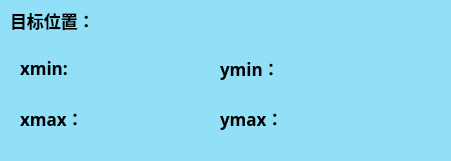
   <widget class="QFrame" name="frame_11">
    <property name="geometry">
     <rect>
      <x>10</x>
      <y>520</y>
      <width>451</width>
      <height>161</height>
     </rect>
    </property>
    <property name="styleSheet">
     <string notr="true">background-color: rgba(146,224,247);
border-radius: 15px;
</string>
    </property>
    <property name="frameShape">
     <enum>QFrame::StyledPanel</enum>
    </property>
    <property name="frameShadow">
     <enum>QFrame::Raised</enum>
    </property>
    <widget class="QFrame" name="frame_12">
     <property name="geometry">
      <rect>
       <x>10</x>
       <y>40</y>
       <width>431</width>
       <height>111</height>
      </rect>
     </property>
     <property name="styleSheet">
      <string notr="true">backgroubackground-color: rgba(254,240,240);
border-radius: 15px;
</string>
     </property>
     <property name="frameShape">
      <enum>QFrame::StyledPanel</enum>
     </property>
     <property name="frameShadow">
      <enum>QFrame::Raised</enum>
     </property>
     <widget class="QWidget" name="layoutWidget">
      <property name="geometry">
       <rect>
        <x>10</x>
        <y>10</y>
        <width>161</width>
        <height>37</height>
       </rect>
      </property>
      <layout class="QHBoxLayout" name="horizontalLayout">
       <item>
        <widget class="QLabel" name="label_6">
         <property name="font">
          <font>
           <family>微软雅黑</family>
           <pointsize>13</pointsize>
           <weight>50</weight>
           <bold>false</bold>
          </font>
         </property>
         <property name="text">
          <string>&lt;html&gt;&lt;head/&gt;&lt;body&gt;&lt;p&gt;&lt;span style=&quot; font-weight:600;&quot;&gt;xmin:&lt;/span&gt;&lt;/p&gt;&lt;/body&gt;&lt;/html&gt;</string>
         </property>
        </widget>
       </item>
       <item>
        <widget class="QLabel" name="label_xmin">
         <property name="palette">
          <palette>
           <active>
            <colorrole role="WindowText">
             <brush brushstyle="SolidPattern">
              <color alpha="255">
               <red>0</red>
               <green>0</green>
               <blue>0</blue>
              </color>
             </brush>
            </colorrole>
            <colorrole role="Button">
             <brush brushstyle="SolidPattern">
              <color alpha="255">
               <red>146</red>
               <green>224</green>
               <blue>247</blue>
              </color>
             </brush>
            </colorrole>
            <colorrole role="Base">
             <brush brushstyle="SolidPattern">
              <color alpha="255">
               <red>146</red>
               <green>224</green>
               <blue>247</blue>
              </color>
             </brush>
            </colorrole>
            <colorrole role="Window">
             <brush brushstyle="SolidPattern">
              <color alpha="255">
               <red>146</red>
               <green>224</green>
               <blue>247</blue>
              </color>
             </brush>
            </colorrole>
           </active>
           <inactive>
            <colorrole role="WindowText">
             <brush brushstyle="SolidPattern">
              <color alpha="255">
               <red>0</red>
               <green>0</green>
               <blue>0</blue>
              </color>
             </brush>
            </colorrole>
            <colorrole role="Button">
             <brush brushstyle="SolidPattern">
              <color alpha="255">
               <red>146</red>
               <green>224</green>
               <blue>247</blue>
              </color>
             </brush>
            </colorrole>
            <colorrole role="Base">
             <brush brushstyle="SolidPattern">
              <color alpha="255">
               <red>146</red>
               <green>224</green>
               <blue>247</blue>
              </color>
             </brush>
            </colorrole>
            <colorrole role="Window">
             <brush brushstyle="SolidPattern">
              <color alpha="255">
               <red>146</red>
               <green>224</green>
               <blue>247</blue>
              </color>
             </brush>
            </colorrole>
           </inactive>
           <disabled>
            <colorrole role="WindowText">
             <brush brushstyle="SolidPattern">
              <color alpha="255">
               <red>120</red>
               <green>120</green>
               <blue>120</blue>
              </color>
             </brush>
            </colorrole>
            <colorrole role="Button">
             <brush brushstyle="SolidPattern">
              <color alpha="255">
               <red>146</red>
               <green>224</green>
               <blue>247</blue>
              </color>
             </brush>
            </colorrole>
            <colorrole role="Base">
             <brush brushstyle="SolidPattern">
              <color alpha="255">
               <red>146</red>
               <green>224</green>
               <blue>247</blue>
              </color>
             </brush>
            </colorrole>
            <colorrole role="Window">
             <brush brushstyle="SolidPattern">
              <color alpha="255">
               <red>146</red>
               <green>224</green>
               <blue>247</blue>
              </color>
             </brush>
            </colorrole>
           </disabled>
          </palette>
         </property>
         <property name="font">
          <font>
           <family>Arial</family>
           <pointsize>13</pointsize>
           <weight>75</weight>
           <bold>true</bold>
          </font>
         </property>
         <property name="text">
          <string/>
         </property>
        </widget>
       </item>
      </layout>
     </widget>
     <widget class="QWidget" name="layoutWidget">
      <property name="geometry">
       <rect>
        <x>210</x>
        <y>10</y>
        <width>161</width>
        <height>37</height>
       </rect>
      </property>
      <layout class="QHBoxLayout" name="horizontalLayout_2">
       <item>
        <widget class="QLabel" name="label_8">
         <property name="font">
          <font>
           <family>微软雅黑</family>
           <pointsize>13</pointsize>
          </font>
         </property>
         <property name="text">
          <string>&lt;html&gt;&lt;head/&gt;&lt;body&gt;&lt;p&gt;&lt;span style=&quot; font-weight:600;&quot;&gt;ymin：&lt;/span&gt;&lt;/p&gt;&lt;/body&gt;&lt;/html&gt;</string>
         </property>
        </widget>
       </item>
       <item>
        <widget class="QLabel" name="label_ymin">
         <property name="palette">
          <palette>
           <active>
            <colorrole role="WindowText">
             <brush brushstyle="SolidPattern">
              <color alpha="255">
               <red>0</red>
               <green>0</green>
               <blue>0</blue>
              </color>
             </brush>
            </colorrole>
            <colorrole role="Button">
             <brush brushstyle="SolidPattern">
              <color alpha="255">
               <red>146</red>
               <green>224</green>
               <blue>247</blue>
              </color>
             </brush>
            </colorrole>
            <colorrole role="Base">
             <brush brushstyle="SolidPattern">
              <color alpha="255">
               <red>146</red>
               <green>224</green>
               <blue>247</blue>
              </color>
             </brush>
            </colorrole>
            <colorrole role="Window">
             <brush brushstyle="SolidPattern">
              <color alpha="255">
               <red>146</red>
               <green>224</green>
               <blue>247</blue>
              </color>
             </brush>
            </colorrole>
           </active>
           <inactive>
            <colorrole role="WindowText">
             <brush brushstyle="SolidPattern">
              <color alpha="255">
               <red>0</red>
               <green>0</green>
               <blue>0</blue>
              </color>
             </brush>
            </colorrole>
            <colorrole role="Button">
             <brush brushstyle="SolidPattern">
              <color alpha="255">
               <red>146</red>
               <green>224</green>
               <blue>247</blue>
              </color>
             </brush>
            </colorrole>
            <colorrole role="Base">
             <brush brushstyle="SolidPattern">
              <color alpha="255">
               <red>146</red>
               <green>224</green>
               <blue>247</blue>
              </color>
             </brush>
            </colorrole>
            <colorrole role="Window">
             <brush brushstyle="SolidPattern">
              <color alpha="255">
               <red>146</red>
               <green>224</green>
               <blue>247</blue>
              </color>
             </brush>
            </colorrole>
           </inactive>
           <disabled>
            <colorrole role="WindowText">
             <brush brushstyle="SolidPattern">
              <color alpha="255">
               <red>120</red>
               <green>120</green>
               <blue>120</blue>
              </color>
             </brush>
            </colorrole>
            <colorrole role="Button">
             <brush brushstyle="SolidPattern">
              <color alpha="255">
               <red>146</red>
               <green>224</green>
               <blue>247</blue>
              </color>
             </brush>
            </colorrole>
            <colorrole role="Base">
             <brush brushstyle="SolidPattern">
              <color alpha="255">
               <red>146</red>
               <green>224</green>
               <blue>247</blue>
              </color>
             </brush>
            </colorrole>
            <colorrole role="Window">
             <brush brushstyle="SolidPattern">
              <color alpha="255">
               <red>146</red>
               <green>224</green>
               <blue>247</blue>
              </color>
             </brush>
            </colorrole>
           </disabled>
          </palette>
         </property>
         <property name="font">
          <font>
           <family>Arial</family>
           <pointsize>13</pointsize>
           <weight>75</weight>
           <bold>true</bold>
          </font>
         </property>
         <property name="text">
          <string/>
         </property>
        </widget>
       </item>
      </layout>
     </widget>
     <widget class="QWidget" name="layoutWidget">
      <property name="geometry">
       <rect>
        <x>10</x>
        <y>60</y>
        <width>161</width>
        <height>37</height>
       </rect>
      </property>
      <layout class="QHBoxLayout" name="horizontalLayout_3">
       <item>
        <widget class="QLabel" name="label_7">
         <property name="font">
          <font>
           <family>微软雅黑</family>
           <pointsize>13</pointsize>
          </font>
         </property>
         <property name="text">
          <string>&lt;html&gt;&lt;head/&gt;&lt;body&gt;&lt;p&gt;&lt;span style=&quot; font-weight:600;&quot;&gt;xmax：&lt;/span&gt;&lt;/p&gt;&lt;/body&gt;&lt;/html&gt;</string>
         </property>
        </widget>
       </item>
       <item>
        <widget class="QLabel" name="label_xmax">
         <property name="palette">
          <palette>
           <active>
            <colorrole role="WindowText">
             <brush brushstyle="SolidPattern">
              <color alpha="255">
               <red>0</red>
               <green>0</green>
               <blue>0</blue>
              </color>
             </brush>
            </colorrole>
            <colorrole role="Button">
             <brush brushstyle="SolidPattern">
              <color alpha="255">
               <red>146</red>
               <green>224</green>
               <blue>247</blue>
              </color>
             </brush>
            </colorrole>
            <colorrole role="Base">
             <brush brushstyle="SolidPattern">
              <color alpha="255">
               <red>146</red>
               <green>224</green>
               <blue>247</blue>
              </color>
             </brush>
            </colorrole>
            <colorrole role="Window">
             <brush brushstyle="SolidPattern">
              <color alpha="255">
               <red>146</red>
               <green>224</green>
               <blue>247</blue>
              </color>
             </brush>
            </colorrole>
           </active>
           <inactive>
            <colorrole role="WindowText">
             <brush brushstyle="SolidPattern">
              <color alpha="255">
               <red>0</red>
               <green>0</green>
               <blue>0</blue>
              </color>
             </brush>
            </colorrole>
            <colorrole role="Button">
             <brush brushstyle="SolidPattern">
              <color alpha="255">
               <red>146</red>
               <green>224</green>
               <blue>247</blue>
              </color>
             </brush>
            </colorrole>
            <colorrole role="Base">
             <brush brushstyle="SolidPattern">
              <color alpha="255">
               <red>146</red>
               <green>224</green>
               <blue>247</blue>
              </color>
             </brush>
            </colorrole>
            <colorrole role="Window">
             <brush brushstyle="SolidPattern">
              <color alpha="255">
               <red>146</red>
               <green>224</green>
               <blue>247</blue>
              </color>
             </brush>
            </colorrole>
           </inactive>
           <disabled>
            <colorrole role="WindowText">
             <brush brushstyle="SolidPattern">
              <color alpha="255">
               <red>120</red>
               <green>120</green>
               <blue>120</blue>
              </color>
             </brush>
            </colorrole>
            <colorrole role="Button">
             <brush brushstyle="SolidPattern">
              <color alpha="255">
               <red>146</red>
               <green>224</green>
               <blue>247</blue>
              </color>
             </brush>
            </colorrole>
            <colorrole role="Base">
             <brush brushstyle="SolidPattern">
              <color alpha="255">
               <red>146</red>
               <green>224</green>
               <blue>247</blue>
              </color>
             </brush>
            </colorrole>
            <colorrole role="Window">
             <brush brushstyle="SolidPattern">
              <color alpha="255">
               <red>146</red>
               <green>224</green>
               <blue>247</blue>
              </color>
             </brush>
            </colorrole>
           </disabled>
          </palette>
         </property>
         <property name="font">
          <font>
           <family>Arial</family>
           <pointsize>13</pointsize>
           <weight>75</weight>
           <bold>true</bold>
          </font>
         </property>
         <property name="text">
          <string/>
         </property>
        </widget>
       </item>
      </layout>
     </widget>
     <widget class="QWidget" name="layoutWidget">
      <property name="geometry">
       <rect>
        <x>210</x>
        <y>60</y>
        <width>161</width>
        <height>37</height>
       </rect>
      </property>
      <layout class="QHBoxLayout" name="horizontalLayout_4">
       <item>
        <widget class="QLabel" name="label_9">
         <property name="font">
          <font>
           <family>微软雅黑</family>
           <pointsize>13</pointsize>
          </font>
         </property>
         <property name="text">
          <string>&lt;html&gt;&lt;head/&gt;&lt;body&gt;&lt;p&gt;&lt;span style=&quot; font-weight:600;&quot;&gt;ymax：&lt;/span&gt;&lt;/p&gt;&lt;/body&gt;&lt;/html&gt;</string>
         </property>
        </widget>
       </item>
       <item>
        <widget class="QLabel" name="label_ymax">
         <property name="palette">
          <palette>
           <active>
            <colorrole role="WindowText">
             <brush brushstyle="SolidPattern">
              <color alpha="255">
               <red>0</red>
               <green>0</green>
               <blue>0</blue>
              </color>
             </brush>
            </colorrole>
            <colorrole role="Button">
             <brush brushstyle="SolidPattern">
              <color alpha="255">
               <red>146</red>
               <green>224</green>
               <blue>247</blue>
              </color>
             </brush>
            </colorrole>
            <colorrole role="Base">
             <brush brushstyle="SolidPattern">
              <color alpha="255">
               <red>146</red>
               <green>224</green>
               <blue>247</blue>
              </color>
             </brush>
            </colorrole>
            <colorrole role="Window">
             <brush brushstyle="SolidPattern">
              <color alpha="255">
               <red>146</red>
               <green>224</green>
               <blue>247</blue>
              </color>
             </brush>
            </colorrole>
           </active>
           <inactive>
            <colorrole role="WindowText">
             <brush brushstyle="SolidPattern">
              <color alpha="255">
               <red>0</red>
               <green>0</green>
               <blue>0</blue>
              </color>
             </brush>
            </colorrole>
            <colorrole role="Button">
             <brush brushstyle="SolidPattern">
              <color alpha="255">
               <red>146</red>
               <green>224</green>
               <blue>247</blue>
              </color>
             </brush>
            </colorrole>
            <colorrole role="Base">
             <brush brushstyle="SolidPattern">
              <color alpha="255">
               <red>146</red>
               <green>224</green>
               <blue>247</blue>
              </color>
             </brush>
            </colorrole>
            <colorrole role="Window">
             <brush brushstyle="SolidPattern">
              <color alpha="255">
               <red>146</red>
               <green>224</green>
               <blue>247</blue>
              </color>
             </brush>
            </colorrole>
           </inactive>
           <disabled>
            <colorrole role="WindowText">
             <brush brushstyle="SolidPattern">
              <color alpha="255">
               <red>120</red>
               <green>120</green>
               <blue>120</blue>
              </color>
             </brush>
            </colorrole>
            <colorrole role="Button">
             <brush brushstyle="SolidPattern">
              <color alpha="255">
               <red>146</red>
               <green>224</green>
               <blue>247</blue>
              </color>
             </brush>
            </colorrole>
            <colorrole role="Base">
             <brush brushstyle="SolidPattern">
              <color alpha="255">
               <red>146</red>
               <green>224</green>
               <blue>247</blue>
              </color>
             </brush>
            </colorrole>
            <colorrole role="Window">
             <brush brushstyle="SolidPattern">
              <color alpha="255">
               <red>146</red>
               <green>224</green>
               <blue>247</blue>
              </color>
             </brush>
            </colorrole>
           </disabled>
          </palette>
         </property>
         <property name="font">
          <font>
           <family>Arial</family>
           <pointsize>13</pointsize>
           <weight>75</weight>
           <bold>true</bold>
          </font>
         </property>
         <property name="text">
          <string/>
         </property>
        </widget>
       </item>
      </layout>
     </widget>
    </widget>
    <widget class="QLabel" name="label_15">
     <property name="geometry">
      <rect>
       <x>10</x>
       <y>10</y>
       <width>121</width>
       <height>21</height>
      </rect>
     </property>
     <property name="font">
      <font>
       <family>微软雅黑</family>
       <pointsize>13</pointsize>
       <weight>75</weight>
       <bold>true</bold>
      </font>
     </property>
     <property name="text">
      <string>目标位置：</string>
     </property>
    </widget>
   </widget>
